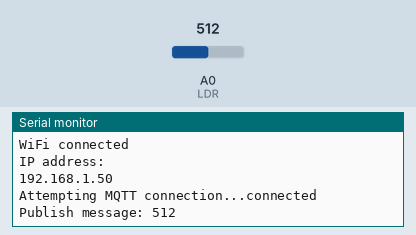
Simulated run of this sketch. Board: ESP8266 (NodeMCU). Shown: the last lines printed to the serial monitor. The test bench sets the inputs (shaded band); at power-on: A0 (LDR) = 512. WiFi joins after 1.5 s; servers stay silent unless stated; random numbers use the default seed unless the sketch sets one; no MQTT or app messages arrive unless stated.

Above: at 2.7 s.
2.8 s: A0 (LDR) set to 716
At 5.2 s:
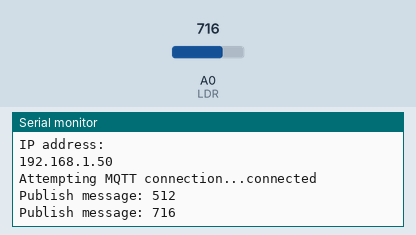
5.5 s: A0 (LDR) set to 900
At 7.0 s:
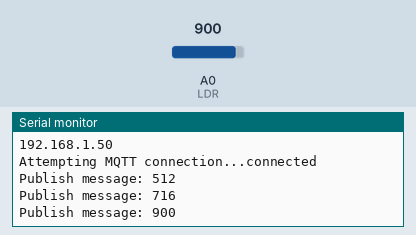
Timing chart, 0 to 8.5 s (numbered marks = the images above; inputs shaded):
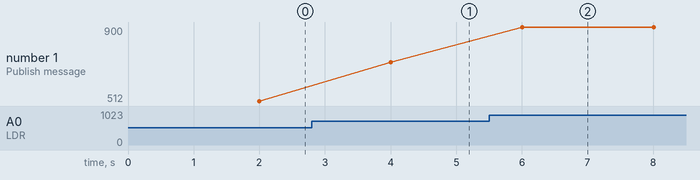

The sketch:

mqtt_esp8266_attempt1.ino
```cpp
#include <ESP8266WiFi.h>
#include <PubSubClient.h>

// Update these with values suitable for your network.

const char* ssid = "Eng-Student";
const char* password = "3nG5tuDt";
const char* mqtt_server = "10.40.18.10";
// const char* mqtt_server = "test.mosquitto.org";
const char* topic = "326project/smartbuilding/lighting/0/1/lightsensor/inside/1";
const int LDR = A0; // Defining LDR PIN
int input_val = 0;  // Varible to store Input values

WiFiClient espClient;
PubSubClient client(espClient);
unsigned long lastMsg = 0;
#define MSG_BUFFER_SIZE	(50)
char msg[MSG_BUFFER_SIZE];
int value = 0;

void setup_wifi() {

  delay(10);
  // We start by connecting to a WiFi network
  Serial.println();
  Serial.print("Connecting to ");
  Serial.println(ssid);

  WiFi.mode(WIFI_STA);
  WiFi.begin(ssid, password);

  while (WiFi.status() != WL_CONNECTED) {
    delay(500);
    Serial.print(".");
  }

  randomSeed(micros());

  Serial.println("");
  Serial.println("WiFi connected");
  Serial.println("IP address: ");
  Serial.println(WiFi.localIP());
}

void reconnect() {
  // Loop until we're reconnected
  while (!client.connected()) {
    Serial.print("Attempting MQTT connection...");
    // Create a random client ID
    String clientId = "ESP8266Client-";
    clientId += String(random(0xffff), HEX);
    // Attempt to connect
    if (client.connect(clientId.c_str())) {
      Serial.println("connected");
    } else {
      Serial.print("failed, rc=");
      Serial.print(client.state());
      Serial.println(" try again in 5 seconds");
      // Wait 5 seconds before retrying
      delay(5000);
    }
  }
}

void setup() {
  // pinMode(BUILTIN_LED, OUTPUT);     // Initialize the BUILTIN_LED pin as an output
  Serial.begin(115200);
  setup_wifi();
  // client.setServer(mqtt_server, 8883);
  client.setServer(mqtt_server, 1883);  // public
  // client.setCallback(callback);
}

void loop() {

  if (!client.connected()) {
    reconnect();
  }
  client.loop();

  unsigned long now = millis();
  if (now - lastMsg > 2000) { // publish every two seconds
    lastMsg = now;
    input_val = analogRead(LDR);      // Reading Input
    snprintf (msg, MSG_BUFFER_SIZE, "%d", input_val);
    Serial.print("Publish message: ");
    Serial.println(input_val);
    client.publish(topic, msg);
  }
}
```

Measured:
- after the input at 2.8 s, the serial monitor: prints a new line after 1.2 s (image 1)
- after the input at 5.5 s, the serial monitor: prints a new line after 0.50 s (image 2)
- plotted number 1: 512 → 716 after the input at 2.8 s, 716 → 900 after the input at 5.5 s
